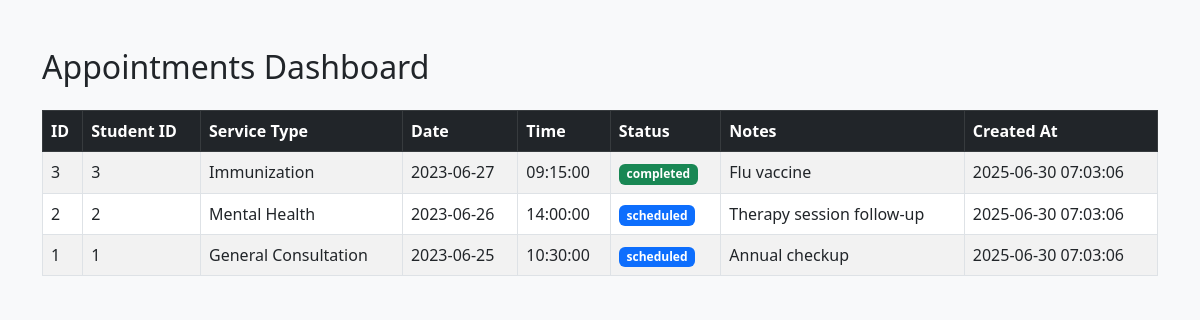
Page /php/view_appointments.php on the committed database.
### tables this page shows
CREATE TABLE IF NOT EXISTS appointments (
    id INT AUTO_INCREMENT PRIMARY KEY,
    student_id INT NOT NULL,
    service_type VARCHAR(50) NOT NULL,
    appointment_date DATE NOT NULL,
    appointment_time TIME NOT NULL,
    notes TEXT,
    status ENUM('scheduled', 'completed', 'cancelled', 'no-show') DEFAULT 'scheduled',
    created_at TIMESTAMP DEFAULT CURRENT_TIMESTAMP,
    updated_at TIMESTAMP DEFAULT CURRENT_TIMESTAMP ON UPDATE CURRENT_TIMESTAMP,
    FOREIGN KEY (student_id) REFERENCES students(id) ON DELETE CASCADE
);

### php/view_appointments.php (the view, shortened to what this page needs)
<?php
require_once 'config.php';
$sql = "SELECT * FROM appointments ORDER BY appointment_date DESC, appointment_time DESC";
$result = $conn->query($sql);
?>
<!DOCTYPE html>
<html lang="en">
<head>
    <link href="https://cdn.jsdelivr.net/npm/bootstrap@5.3.0/dist/css/bootstrap.min.css" rel="stylesheet">
</head>
<body class="bg-light">
<div class="container mt-5">
    <h2 class="mb-4">Appointments Dashboard</h2>
    <table class="table table-bordered table-striped table-hover">
        <thead class="table-dark">
            <tr>
                <th>ID</th>
                <th>Student ID</th>
                <th>Service Type</th>
                <th>Date</th>
                <th>Time</th>
                <th>Status</th>
                <th>Notes</th>
                <th>Created At</th>
            </tr>
        </thead>
        <tbody>
            <?php if ($result && $result->num_rows > 0): ?>
                <?php while($row = $result->fetch_assoc()): ?>
                    <tr>
                        <td><?= $row['id'] ?></td>
                        <td><?= $row['student_id'] ?></td>
                        <td><?= htmlspecialchars($row['service_type']) ?></td>
                        <td><?= $row['appointment_date'] ?></td>
                        <td><?= $row['appointment_time'] ?></td>
                        <td>
                            <span class="badge bg-<?= match($row['status']) {
                                'scheduled' => 'primary',
                                'completed' => 'success',
                                'cancelled' => 'danger',
                                'no-show' => 'warning',
                                default => 'secondary'
                            } ?>">
                                <?= $row['status'] ?>
                            </span>
                        </td>
                        <td><?= htmlspecialchars($row['notes']) ?></td>
                        <td><?= $row['created_at'] ?></td>
                    </tr>
                <?php endwhile; ?>
            <?php else: ?>
                <tr><td colspan="8" class="text-center text-muted">No appointments found.</td></tr>
            <?php endif; ?>
        </tbody>
    </table>
</div>
</body>
</html>

### rows in the picture
appointments: id "3", student "3", service_type "Immunization", appointment_date "2023-06-27", appointment_time "09:15:00", status "completed", notes "Flu vaccine", created_at "2025-06-30 07:03:06"
appointments: id "2", student "2", service_type "Mental Health", appointment_date "2023-06-26", appointment_time "14:00:00", status "scheduled", notes "Therapy session follow-up", created_at "2025-06-30 07:03:06"
appointments: id "1", student "1", service_type "General Consultation", appointment_date "2023-06-25", appointment_time "10:30:00", status "scheduled", notes "Annual checkup", created_at "2025-06-30 07:03:06"
